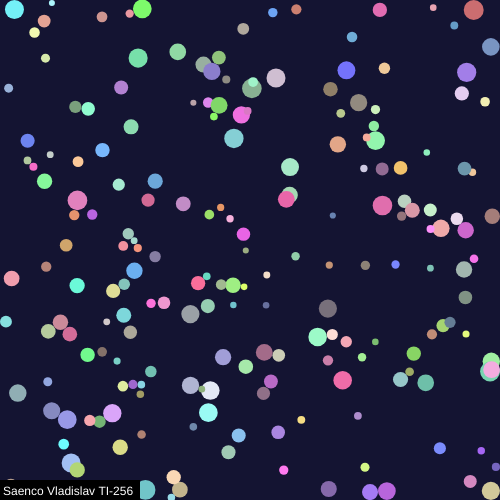
Frame 1 (no input)
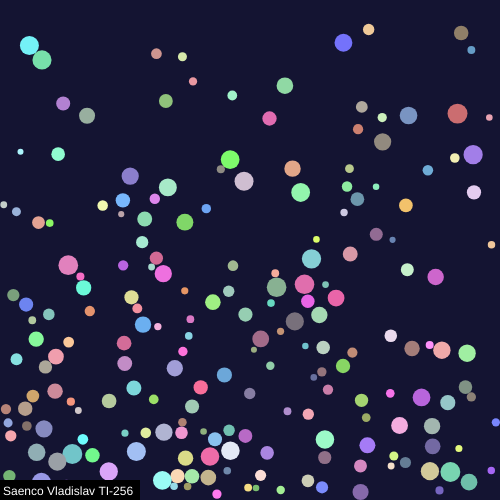
Frame 60 (no input)
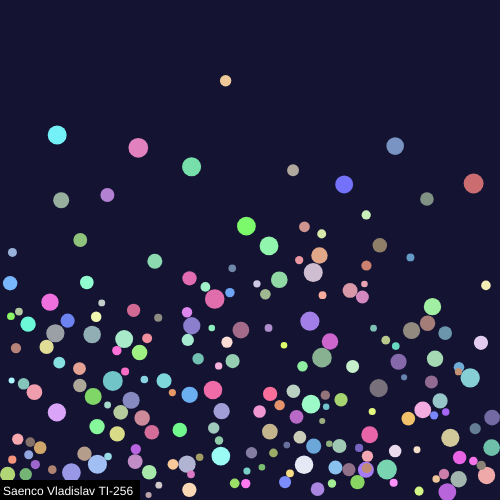
Frame 120 (the mouse pressed at the canvas centre since frame 60)

The p5.js sketch that drew these frames (run headless with seeded random() and noise() and a simulated clock; from frame 60 on, the mouse is pressed at the canvas centre):

// p5.js sketch
// ── sketch.js
let particles = [];
let g;

function setup() {
  createCanvas(500, 500);
  g = createVector(0, 0.05);

  for (let i = 0; i < 200; i++) {
    particles.push(new Particle(random(width), random(height)));
  }
}

function draw() {
  background(20, 20, 50);

  for (let p of particles) {
    p.update();
  }

  for (let i = 0; i < particles.length; i++) {
    for (let j = i + 1; j < particles.length; j++) {
      checkCollision(particles[i], particles[j]);
    }
  }

  for (let p of particles) {
    p.draw();
  }

  fill(0);
  rect(0, 480, 140, 20);
  fill(255);
  text("Saenco Vladislav TI-256", 3, 495);
}

class Particle {
  constructor(x, y) {
    this.pos = createVector(x, y);
    this.vel = createVector(random(-3, 3), random(-3, 3));
    this.r = random(3, 10);
    this.d = 2 * this.r;
    this.col = color(random(100, 255), random(100, 255), random(100, 255));
  }

  update() {
    this.vel.add(g);
    this.pos.add(this.vel);

    if (this.pos.x - this.r < 0 || this.pos.x + this.r > width) {
      this.vel.x *= -1;

      if (this.pos.x < width / 2) this.pos.x = this.r;
      else this.pos.x = width - this.r;
    }

    if (this.pos.y - this.r < 0 || this.pos.y + this.r > height) {
      this.vel.y *= -1;

      if (this.pos.y < height / 2) this.pos.y = this.r;
      else this.pos.y = height - this.r;
    }
  }

  draw() {
    noStroke();
    fill(this.col);
    circle(this.pos.x, this.pos.y, this.d);
  }
}

function checkCollision(p1, p2) {
  let distance = p5.Vector.dist(p1.pos, p2.pos);
  let minDist = p1.r + p2.r;

  if (distance < minDist) {
    let normal = p5.Vector.sub(p2.pos, p1.pos).normalize();
    let relativeVelocity = p5.Vector.sub(p1.vel, p2.vel);
    let speed = relativeVelocity.dot(normal);

    if (speed < 0) return;

    let impulse = normal.copy().mult(2 * speed);
    p1.vel.sub(impulse.copy().mult(p1.r / minDist));
    p2.vel.add(impulse.copy().mult(p2.r / minDist));

    let overlap = minDist - distance;
    let correction = normal.copy().mult(overlap / 2);
    p1.pos.sub(correction);
    p2.pos.add(correction);
  }
}
